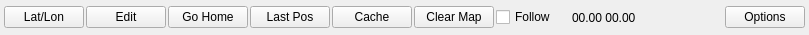
<?xml version="1.0" encoding="UTF-8"?>
<ui version="4.0">
 <class>QGCMapToolBar</class>
 <widget class="QWidget" name="QGCMapToolBar">
  <property name="geometry">
   <rect>
    <x>0</x>
    <y>0</y>
    <width>809</width>
    <height>35</height>
   </rect>
  </property>
  <property name="windowTitle">
   <string>Form</string>
  </property>
  <layout class="QHBoxLayout" name="horizontalLayout" stretch="1,1,1,1,1,1,1,5,1,30,1">
   <property name="spacing">
    <number>2</number>
   </property>
   <property name="margin">
    <number>4</number>
   </property>
   <item>
    <widget class="QPushButton" name="goToButton">
     <property name="text">
      <string>Lat/Lon</string>
     </property>
    </widget>
   </item>
   <item>
    <widget class="QPushButton" name="editButton">
     <property name="text">
      <string>Edit</string>
     </property>
    </widget>
   </item>
   <item>
    <widget class="QPushButton" name="goHomeButton">
     <property name="text">
      <string>Go Home</string>
     </property>
    </widget>
   </item>
   <item>
    <widget class="QPushButton" name="lastPosButton">
     <property name="text">
      <string>Last Pos</string>
     </property>
    </widget>
   </item>
   <item>
    <widget class="QPushButton" name="ripMapButton">
     <property name="text">
      <string>Cache</string>
     </property>
    </widget>
   </item>
   <item>
    <widget class="QPushButton" name="clearTrailsButton">
     <property name="text">
      <string>Clear Map</string>
     </property>
    </widget>
   </item>
   <item>
    <widget class="QCheckBox" name="followCheckBox">
     <property name="text">
      <string>Follow</string>
     </property>
    </widget>
   </item>
   <item>
    <spacer name="horizontalSpacer">
     <property name="orientation">
      <enum>Qt::Horizontal</enum>
     </property>
     <property name="sizeHint" stdset="0">
      <size>
       <width>20</width>
       <height>20</height>
      </size>
     </property>
    </spacer>
   </item>
   <item>
    <widget class="QLabel" name="posLabel">
     <property name="text">
      <string>00.00 00.00</string>
     </property>
    </widget>
   </item>
   <item>
    <spacer name="horizontalSpacer_2">
     <property name="orientation">
      <enum>Qt::Horizontal</enum>
     </property>
     <property name="sizeHint" stdset="0">
      <size>
       <width>40</width>
       <height>20</height>
      </size>
     </property>
    </spacer>
   </item>
   <item>
    <widget class="QPushButton" name="optionsButton">
     <property name="text">
      <string>Options</string>
     </property>
    </widget>
   </item>
  </layout>
 </widget>
 <resources/>
 <connections/>
</ui>
